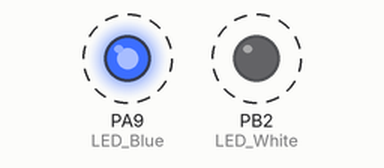
This sketch was run on a simulated STM32 Blue Pill. Parts: output pins drawn as LEDs (lit = HIGH). Dashed ring = blinking. What the sketch prints to the serial monitor is not drawn.

Above: at 0.2 s.
Timing chart, 0 to 4.6 s (numbered marks = the images above):
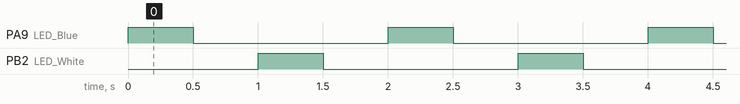

Measured:
- by itself, PA9 (LED_Blue), PB2 (LED_White): alternates HIGH for 0.50 s and LOW for 1.5 s
- by itself, everything shown: repeats every 2.0 s, in 4 steps

The sketch:

0_LEDs_Blink.ino
```cpp
/*
 *  Last Update: 17/11/2023
 *       Author: Andrea Sauviat
 *       E-mail: a-sauviat@laposte.net
 *
 *  Description:  Blinks LEDs on the Mini RAK-Tracker
 *
 *  GitHub     : https://github.com/SauviaTron/Mini_RAK-Tracker
 *
 */

#define LED_Blue  PA9 // The blue LED is connected to pin PA9 on the microcontroller.
#define LED_White PB2 // The white LED is connected to pin PB2 on the microcontroller.


// —————————————————————————————————————————————————————————————————————————————————————————————— //
//          SETUP()                                                                               //
// —————————————————————————————————————————————————————————————————————————————————————————————— //

void setup() {

  // > Configure the baud rate
  Serial.begin( 115200 ) ;

  // > Configure the pins as an output:
  //   The pin delivers either 3.3V (HIGH state), the LED is on, or 0V (LOW state) the LED is off.

  pinMode(LED_Blue , OUTPUT); // Configuration of the blue LED
  pinMode(LED_White, OUTPUT); // Configuration of the white LED

}


// —————————————————————————————————————————————————————————————————————————————————————————————— //
//          SETUP()                                                                               //
// —————————————————————————————————————————————————————————————————————————————————————————————— //

void loop() {

  // > New loop
  Serial.println(".") ;

  // > Blue LED
  Serial.println( "> Blue LED  : ON") ;
  digitalWrite(LED_Blue, HIGH); delay(500); // Turn the blue LED on (HIGH is the voltage level) and wait for 500ms
  Serial.println( "> Blue LED  : OFF") ;
  digitalWrite(LED_Blue, LOW ); delay(500); // Turn the blue LED off (LOW is the voltage level) and wait for 500ms

  // > White LED
  Serial.println( "> White LED : ON") ;
  digitalWrite(LED_White, HIGH); delay(500); // Turn the blue LED on (HIGH is the voltage level) and wait for 500ms
  Serial.println( "> White LED : OFF") ;
  digitalWrite(LED_White, LOW ); delay(500); // Turn the blue LED off (LOW is the voltage level) and wait for 500ms

}
```
